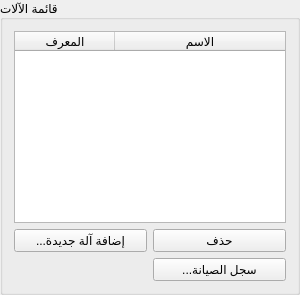
        <widget class="QGroupBox" name="groupBox_6">
         <property name="minimumSize">
          <size>
           <width>300</width>
           <height>0</height>
          </size>
         </property>
         <property name="maximumSize">
          <size>
           <width>300</width>
           <height>16777215</height>
          </size>
         </property>
         <property name="title">
          <string>قائمة الآلات</string>
         </property>
         <layout class="QGridLayout" name="gridLayout_8">
          <item row="1" column="1">
           <widget class="QPushButton" name="delete_machine_btn">
            <property name="text">
             <string>حذف</string>
            </property>
           </widget>
          </item>
          <item row="1" column="0">
           <widget class="QPushButton" name="add_machine_btn">
            <property name="text">
             <string>...إضافة آلة جديدة</string>
            </property>
           </widget>
          </item>
          <item row="0" column="0" colspan="2">
           <widget class="QTableWidget" name="machines_table">
            <property name="selectionBehavior">
             <enum>QAbstractItemView::SelectRows</enum>
            </property>
            <attribute name="horizontalHeaderStretchLastSection">
             <bool>true</bool>
            </attribute>
            <column>
             <property name="text">
              <string>المعرف</string>
             </property>
            </column>
            <column>
             <property name="text">
              <string>الاسم</string>
             </property>
            </column>
           </widget>
          </item>
          <item row="2" column="1">
           <widget class="QPushButton" name="machine_maintenance_record_btn">
            <property name="text">
             <string>...سجل الصيانة</string>
            </property>
           </widget>
          </item>
         </layout>
        </widget>
